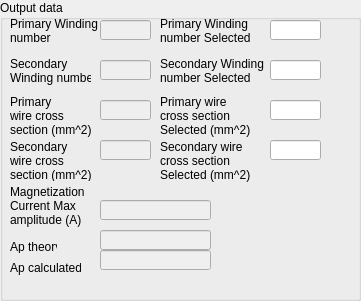
        <widget class="QGroupBox" name="output">
         <property name="geometry">
          <rect>
           <x>10</x>
           <y>500</y>
           <width>361</width>
           <height>301</height>
          </rect>
         </property>
         <property name="title">
          <string>Output data</string>
         </property>
         <widget class="QLabel" name="SecondaryWireCrossSectionSelectedlabel">
          <property name="geometry">
           <rect>
            <x>160</x>
            <y>130</y>
            <width>101</width>
            <height>61</height>
           </rect>
          </property>
          <property name="text">
           <string>Secondary wire
cross section
Selected (mm^2)</string>
          </property>
         </widget>
         <widget class="QLabel" name="PrimaryWindingSelectedlabel">
          <property name="geometry">
           <rect>
            <x>160</x>
            <y>10</y>
            <width>101</width>
            <height>41</height>
           </rect>
          </property>
          <property name="text">
           <string>Primary Winding
number Selected</string>
          </property>
         </widget>
         <widget class="QLabel" name="PrimaryWireCrosSectionlabel">
          <property name="geometry">
           <rect>
            <x>10</x>
            <y>90</y>
            <width>101</width>
            <height>51</height>
           </rect>
          </property>
          <property name="text">
           <string>Primary
wire cross
section (mm^2)</string>
          </property>
         </widget>
         <widget class="QLineEdit" name="SecondaryWindingSelectedValue">
          <property name="geometry">
           <rect>
            <x>270</x>
            <y>60</y>
            <width>51</width>
            <height>20</height>
           </rect>
          </property>
         </widget>
         <widget class="QLineEdit" name="SecondaryWireCrossSectionValue">
          <property name="enabled">
           <bool>false</bool>
          </property>
          <property name="geometry">
           <rect>
            <x>100</x>
            <y>140</y>
            <width>51</width>
            <height>20</height>
           </rect>
          </property>
         </widget>
         <widget class="QLabel" name="ApTheoryLabel">
          <property name="geometry">
           <rect>
            <x>10</x>
            <y>240</y>
            <width>47</width>
            <height>13</height>
           </rect>
          </property>
          <property name="text">
           <string>Ap theory</string>
          </property>
         </widget>
         <widget class="QLabel" name="SecondaryWindingSelectedlabel">
          <property name="geometry">
           <rect>
            <x>160</x>
            <y>50</y>
            <width>111</width>
            <height>41</height>
           </rect>
          </property>
          <property name="text">
           <string>Secondary Winding
number Selected</string>
          </property>
         </widget>
         <widget class="QLineEdit" name="PrimaryWindingSelectedValue">
          <property name="geometry">
           <rect>
            <x>270</x>
            <y>20</y>
            <width>51</width>
            <height>20</height>
           </rect>
          </property>
         </widget>
         <widget class="QLineEdit" name="SecondaryWindingValue">
          <property name="enabled">
           <bool>false</bool>
          </property>
          <property name="geometry">
           <rect>
            <x>100</x>
            <y>60</y>
            <width>51</width>
            <height>20</height>
           </rect>
          </property>
         </widget>
         <widget class="QLineEdit" name="PrimaryWireCrossSectionValue">
          <property name="enabled">
           <bool>false</bool>
          </property>
          <property name="geometry">
           <rect>
            <x>100</x>
            <y>100</y>
            <width>51</width>
            <height>20</height>
           </rect>
          </property>
         </widget>
         <widget class="QLineEdit" name="ApCalculatedValue">
          <property name="enabled">
           <bool>false</bool>
          </property>
          <property name="geometry">
           <rect>
            <x>100</x>
            <y>250</y>
            <width>111</width>
            <height>20</height>
           </rect>
          </property>
         </widget>
         <widget class="QLabel" name="MagnetizationCurrentMaxlabel">
          <property name="geometry">
           <rect>
            <x>10</x>
            <y>180</y>
            <width>81</width>
            <height>51</height>
           </rect>
          </property>
          <property name="text">
           <string>Magnetization
Current Max
amplitude (A)</string>
          </property>
         </widget>
         <widget class="QLabel" name="ApCalculatedLabel">
          <property name="geometry">
           <rect>
            <x>10</x>
            <y>260</y>
            <width>71</width>
            <height>16</height>
           </rect>
          </property>
          <property name="text">
           <string>Ap calculated</string>
          </property>
         </widget>
         <widget class="QLabel" name="label_3">
          <property name="geometry">
           <rect>
            <x>10</x>
            <y>140</y>
            <width>101</width>
            <height>41</height>
           </rect>
          </property>
          <property name="text">
           <string>Secondary
wire cross
section (mm^2)</string>
          </property>
         </widget>
         <widget class="QLabel" name="SecondaryWindinglabel">
          <property name="geometry">
           <rect>
            <x>10</x>
            <y>50</y>
            <width>81</width>
            <height>41</height>
           </rect>
          </property>
          <property name="text">
           <string>Secondary
Winding number</string>
          </property>
         </widget>
         <widget class="QLineEdit" name="PrimaryWireCrossSectionSelectedValue">
          <property name="geometry">
           <rect>
            <x>270</x>
            <y>100</y>
            <width>51</width>
            <height>20</height>
           </rect>
          </property>
         </widget>
         <widget class="QLabel" name="PrimaryWindinglabel">
          <property name="geometry">
           <rect>
            <x>10</x>
            <y>10</y>
            <width>91</width>
            <height>41</height>
           </rect>
          </property>
          <property name="text">
           <string>Primary Winding
number</string>
          </property>
         </widget>
         <widget class="QLineEdit" name="ApTheoryValue">
          <property name="enabled">
           <bool>false</bool>
          </property>
          <property name="geometry">
           <rect>
            <x>100</x>
            <y>230</y>
            <width>111</width>
            <height>20</height>
           </rect>
          </property>
         </widget>
         <widget class="QLineEdit" name="PrimaryWindingValue">
          <property name="enabled">
           <bool>false</bool>
          </property>
          <property name="geometry">
           <rect>
            <x>100</x>
            <y>20</y>
            <width>51</width>
            <height>20</height>
           </rect>
          </property>
         </widget>
         <widget class="QLabel" name="PrimaryWireCrossSectionSelectedlabel">
          <property name="geometry">
           <rect>
            <x>160</x>
            <y>90</y>
            <width>101</width>
            <height>51</height>
           </rect>
          </property>
          <property name="text">
           <string>Primary wire
cross section
Selected (mm^2)</string>
          </property>
         </widget>
         <widget class="QLineEdit" name="MagnetizationCurrentMaxValue">
          <property name="enabled">
           <bool>false</bool>
          </property>
          <property name="geometry">
           <rect>
            <x>100</x>
            <y>200</y>
            <width>111</width>
            <height>20</height>
           </rect>
          </property>
         </widget>
         <widget class="QLineEdit" name="SecondaryWireCrossSectionSelectedValue">
          <property name="geometry">
           <rect>
            <x>270</x>
            <y>140</y>
            <width>51</width>
            <height>20</height>
           </rect>
          </property>
         </widget>
         <widget class="QLabel" name="ApResultLabel">
          <property name="geometry">
           <rect>
            <x>220</x>
            <y>240</y>
            <width>47</width>
            <height>13</height>
           </rect>
          </property>
          <property name="text">
           <string/>
          </property>
         </widget>
        </widget>
